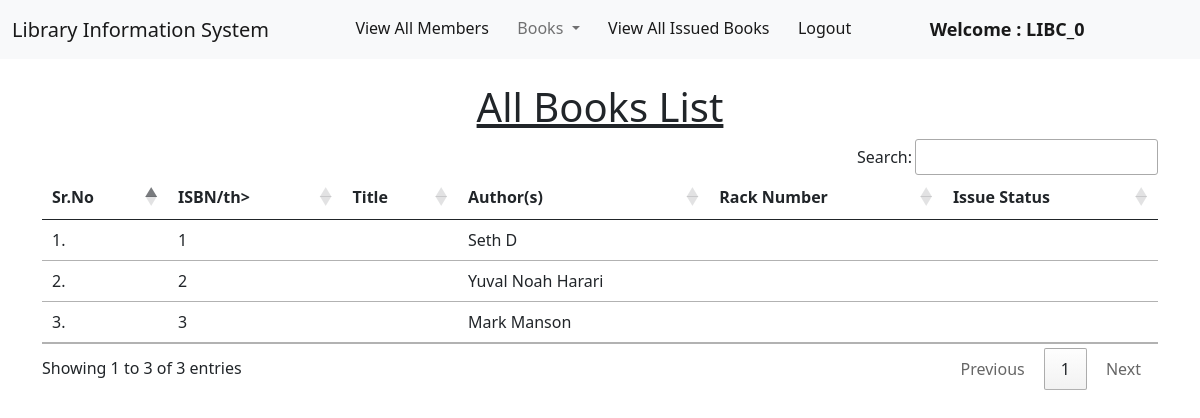
/staff/view_books/ (signed in), run on the app's committed database.
### book/models.py (models this page shows, shortened)
class Book(models.Model):
    title = models.CharField(max_length=200)
    author = models.CharField(max_length=200)
    isbn = models.CharField(max_length= 15)
    rack_number = models.CharField(max_length= 10)
    issue_date = models.DateField(null= True)
    date_added = models.DateField(null=True)
    issue_member = models.ForeignKey("member.Member", on_delete = models.SET_NULL, null = True)

### staff/views.py (the view)
# urls.py: path("view_books/", views.view_books, name="view_books"),
@login_required(login_url = '/staff_login')
def view_books(request):
    books = Book.objects.all()
    return render(request, "staff/view_books.html", {'books':books})

### staff/templates/staff/view_books.html (shortened to what this page needs)
{% extends 'staff/staff_navbar.html' %}
{% load static %}
{% block body %}
<div class="container mt-4">
    <h1 class="text-center"><u>All Books List</u></h1>
    <table class="table table-hover" id="example">
        <thead>
            <tr>
                <th>Sr.No</th>
                <th>ISBN/th>
                <th>Title</th>
                <th>Author(s)</th>
                <th>Rack Number</th>
                <th>Issue Status</th>
            </tr>
        </thead>
        <tbody>
            {% for book in books %}
            <tr>
                <td>{{forloop.counter}}.</td>
                <td>{{book.isbn}}</td>
                <td>{{book.title}}</td>
                <td>{{book.author}}</td>
                <td>{{book.rack_number}}</td>
                <td>{{book.issue_status}}</td>
            </tr>
            {% endfor %}
        </tbody>
    </table>
    </div>
{% endblock %}

### staff/templates/staff/staff_navbar.html (shortened to what this page needs)
<!doctype html>
<html lang="en">
  <head>
    <link href="https://cdn.jsdelivr.net/npm/bootstrap@5.1.0/dist/css/bootstrap.min.css" rel="stylesheet">
    <link rel="stylesheet" href="https://cdn.datatables.net/1.10.25/css/jquery.dataTables.min.css">
    <link rel="stylesheet" href="https://cdn.datatables.net/buttons/1.7.1/css/buttons.dataTables.min.css">
  </head>
  <body>
    <nav class="navbar navbar-expand-lg navbar-light bg-light">
        <div class="container-fluid">
          <a class="navbar-brand" href="#">Library Information System</a>
          <div class="collapse navbar-collapse" id="navbarSupportedContent">
            <ul class="navbar-nav me-auto mb-2 mb-lg-0">
              <li class="nav-item">
                <a class="nav-link active" aria-current="page" href="/view_members/">View All Members</a>
              </li>
              <li class="nav-item dropdown">
                <a class="nav-link dropdown-toggle" href="#" id="navbarDropdown" role="button" data-bs-toggle="dropdown" aria-expanded="false">
                  Books
                </a>
              </li>
              <ul class="navbar-nav me-auto mb-2 mb-lg-0">
                <li class="nav-item">
                  <a class="nav-link active" aria-current="page" href="/issued_books/">View All Issued Books</a>
                </li>
              <li class="nav-item">
                <a class="nav-link active" aria-current="page" href="/staff/logout/">Logout</a>
              </li>
              <li class="nav-item">
                <a style="font-weight:600; font-family:'Segoe UI', Tahoma, Geneva, Verdana, sans-serif; font-size: large;" class="nav-link active" href="#">Welcome : {{request.user}}</a>
              </li>
            </ul>
          </div>
        </div>
      </nav>
      {% block body %}
      {% endblock %}
  </body>
</html>

### data on the page
Book: isbn "1", author "Seth D"
Book: isbn "2", author "Yuval Noah Harari"
Book: isbn "3", author "Mark Manson"

### other printed values
{{ request.user }} "LIBC_0"
